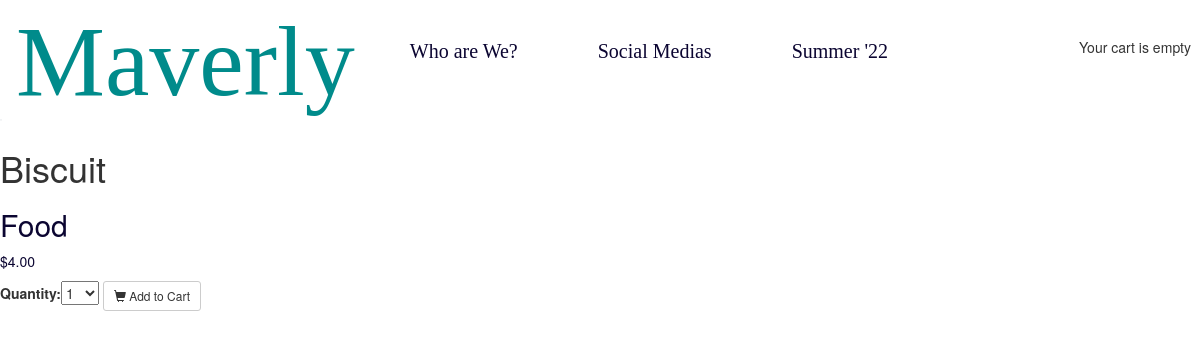
The page /3/biscuit/ on the database its author committed.
### shop/models.py (models this page shows, shortened)
class Product(models.Model):
    category =	models.ForeignKey(Category, related_name='products', on_delete=models.CASCADE)
    name = models.CharField(max_length=200,	db_index=True)
    slug = models.SlugField(max_length=200,	db_index=True)
    image =	models.ImageField(upload_to='products/%Y/%m/%d', blank=True)
    description	= models.TextField(blank=True)
    price =	models.DecimalField(max_digits=10,	decimal_places=2)
    available =	models.BooleanField(default=True)
    created	= models.DateTimeField(auto_now_add=True)
    updated	= models.DateTimeField(auto_now=True)
    class Meta:
        ordering = ('name',)
        index_together	=	(('id',	'slug'),)

class Category(models.Model):
    name = models.CharField(max_length=200, db_index=True)
    slug = models.SlugField(max_length=200, unique=True)
    class Meta:
        ordering = ('name',)
        verbose_name='category'
        verbose_name_plural = 'categories'
    def __str__(self):
        return self.name
    def get_absolute_url(self):
        return reverse("shop:product_list_by_category", args=[self.slug])

### shop/views.py (the view)
# urls.py: path('<int:id>/<slug:slug>/', views.product_detail, name='product_detail'),
def product_detail(request, id, slug):
    product = get_object_or_404(Product, id=id, slug=slug, available=True)
    cart_product_form = CartAddProductForm()
    return render(request, 'shop/product/detail.html',
    {'product': product, 'cart_product_form': cart_product_form})

### cart/forms.py
class CartAddProductForm(forms.Form):
    quantity =	forms.TypedChoiceField( choices=PRODUCT_QUANTITY_CHOICES, coerce=int)
    update = forms.BooleanField(required=False, initial=False,	widget= forms.HiddenInput)

### cart/cart.py (called while the page is built)
    def __len__(self):
        return sum(item['quantity'] for item in self.cart.values())

### cart/context_processors.py (called while the page is built)
def cart(request):
    return {'cart' : Cart(request)}

### shop/templates/shop/product/detail.html (shortened to what this page needs)
{%	extends	"shop/base.html"	%}
{%	load static	%}
{%	block content  %}
		<div class="product-detail">
			<img src="{% if	product.image %} {{ product.image.url}} {%else%}
				{%	static	'img/default-product.png'	%} {% endif	%}">
				<h1>{{ product.name	}}</h1>
				<h2> <a	href= "{{product.category.get_absolute_url}}"> {{product.category}}</a></h2>
				<p class="price">${{ product.price	}}</p>
				<form action="{% url 'cart:cart_add' product.id%}" method="post">
					{{cart_product_form}}
					<button class= "btn btn-default btn-sm" type="submit"> <span class="glyphicon glyphicon-shopping-cart"></span> Add to Cart</button>
				</form>
		</div>
{% endblock %}

### static/css/style.css (style rules this page uses)
p { color: rgb(11, 5, 49); }
a { color: rgb(11, 5, 49); }
body { background-color: white !important; }
.product-detail img { border-radius: 50%; max-width: 2px; max-height: 2px; }

### rows shown on the page
Product: name "Biscuit", category "Food", price "4.00"
